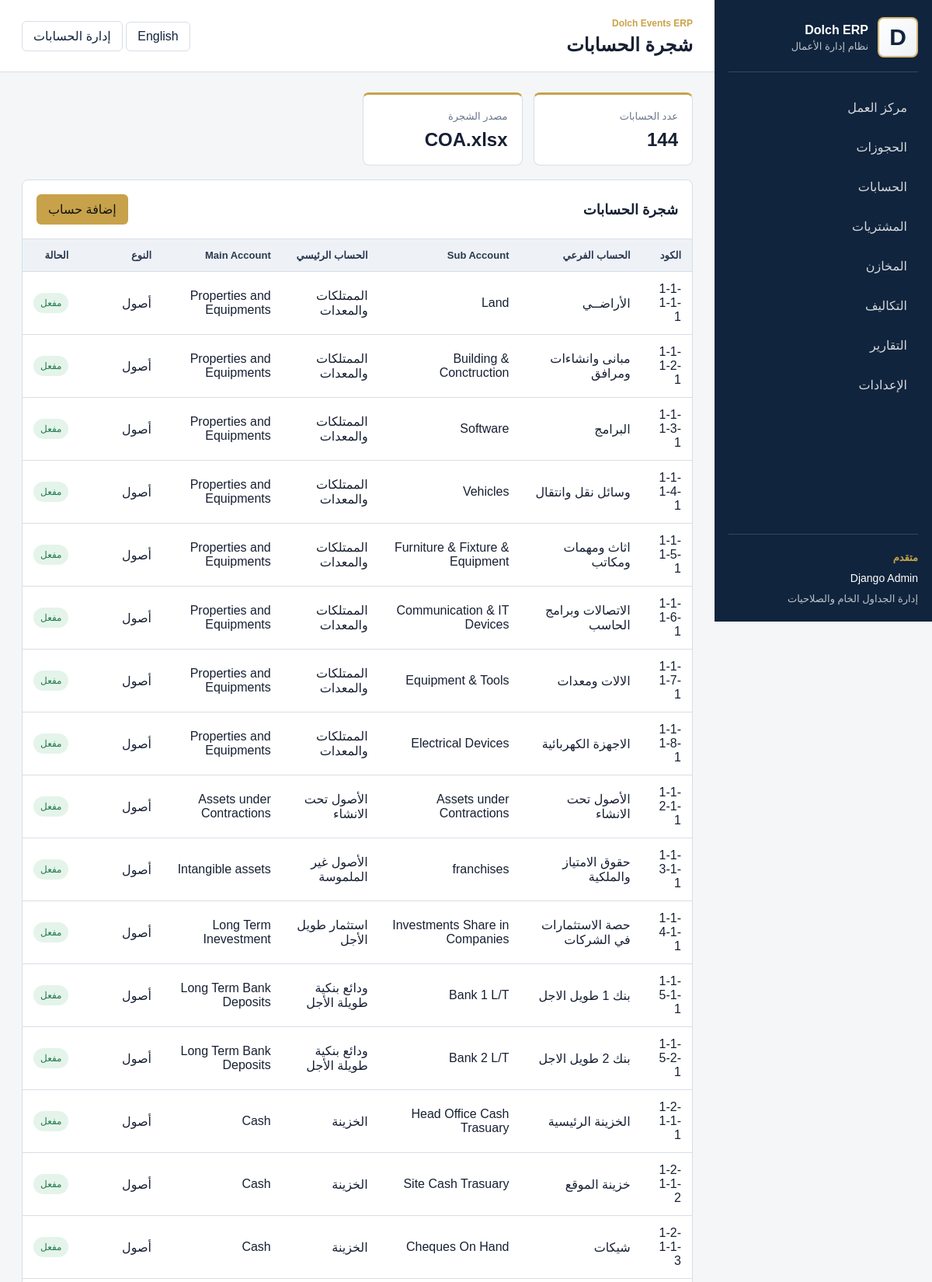
Page /accounting/accounts/ (upper part) on the committed database.
### accounting/models.py (models this page shows, shortened)
class Account(models.Model):
    class AccountType(models.TextChoices):
        ASSET = "asset", "أصول"
        LIABILITY = "liability", "التزامات"
        EQUITY = "equity", "حقوق ملكية"
        REVENUE = "revenue", "إيرادات"
        EXPENSE = "expense", "مصروفات وتكاليف"
        OTHER = "other", "أخرى"
    code = models.CharField(max_length=30, unique=True, verbose_name="كود الحساب")
    name_ar = models.CharField(max_length=180, verbose_name="اسم الحساب عربي")
    name_en = models.CharField(max_length=180, blank=True, verbose_name="اسم الحساب إنجليزي")
    main_account_ar = models.CharField(max_length=180, blank=True, verbose_name="الحساب الرئيسي عربي")
    main_account_en = models.CharField(max_length=180, blank=True, verbose_name="الحساب الرئيسي إنجليزي")
    account_type = models.CharField(
        max_length=20,
        choices=AccountType.choices,
        default=AccountType.OTHER,
        verbose_name="نوع الحساب",
    )
    parent = models.ForeignKey(
        "self",
        on_delete=models.SET_NULL,
        null=True,
        blank=True,
        related_name="children",
        verbose_name="الحساب الأب",
    )
    is_active = models.BooleanField(default=True, verbose_name="مفعل")
    created_at = models.DateTimeField(auto_now_add=True, verbose_name="تاريخ الإضافة")
    class Meta:
        verbose_name = "حساب"
        verbose_name_plural = "شجرة الحسابات"
        ordering = ["code"]

### accounting/views.py (the view)
# urls.py: path("accounts/", views.account_list, name="account_list"),
def account_list(request):
    accounts = Account.objects.all()
    stats = accounts.aggregate(total=Count("id"))
    return render(
        request,
        "accounting/account_list.html",
        {
            "page_title": "شجرة الحسابات",
            "accounts": accounts,
            "stats": stats,
        },
    )

### templates/accounting/account_list.html (shortened to what this page needs)
{% extends "base.html" %}
{% block topbar_actions %}
<a class="btn secondary" href="/admin/accounting/account/">إدارة الحسابات</a>
{% endblock %}
{% block content %}
<div class="stats-grid">
    <div class="stat-card">
        <span>عدد الحسابات</span>
        <strong>{{ stats.total }}</strong>
    </div>
    <div class="stat-card">
        <span>مصدر الشجرة</span>
        <strong>COA.xlsx</strong>
    </div>
</div>
<div class="panel">
    <div class="panel-header">
        <h2>شجرة الحسابات</h2>
        <a class="btn gold" href="/admin/accounting/account/add/">إضافة حساب</a>
    </div>
    <div class="table-scroll">
        <table class="data-table">
            <thead>
                <tr>
                    <th>الكود</th>
                    <th>الحساب الفرعي</th>
                    <th>Sub Account</th>
                    <th>الحساب الرئيسي</th>
                    <th>Main Account</th>
                    <th>النوع</th>
                    <th>الحالة</th>
                </tr>
            </thead>
            <tbody>
                {% for account in accounts %}
                <tr>
                    <td>{{ account.code }}</td>
                    <td>{{ account.name_ar }}</td>
                    <td>{{ account.name_en|default:"-" }}</td>
                    <td>{{ account.main_account_ar|default:"-" }}</td>
                    <td>{{ account.main_account_en|default:"-" }}</td>
                    <td>{{ account.get_account_type_display }}</td>
                    <td>{% if account.is_active %}<span class="badge confirmed">مفعل</span>{% else %}<span class="badge cancelled">متوقف</span>{% endif %}</td>
                </tr>
                {% empty %}
                <tr>
                    <td colspan="7">لم يتم استيراد شجرة الحسابات بعد</td>
                </tr>
                {% endfor %}
            </tbody>
        </table>
    </div>
</div>
{% endblock %}

### static/css/erp.css (style rules this page uses)
:root { --navy: #10243d; --navy-2: #173452; --gold: #c8a24a; --bg: #f4f6f8; --surface: #ffffff; --line: #d8dee7; --text: #172033; --muted: #6b778c; --success: #247a4b; --danger: #b42318; --warning: #b7791f; }
* { box-sizing: border-box; }
body { margin: 0; min-height: 100vh; background: var(--bg); color: var(--text); font-family: Arial, "Tahoma", sans-serif; direction: rtl; }
a { color: inherit; }
.stats-grid { display: grid; grid-template-columns: repeat(4, minmax(0, 1fr)); gap: 14px; margin-bottom: 18px; }
.stat-card, .panel { background: var(--surface); border: 1px solid var(--line); border-radius: 8px; }
.stat-card { padding: 18px; border-top: 3px solid var(--gold); }
.stat-card span { color: var(--muted); font-size: 13px; }
.stat-card strong { display: block; margin-top: 8px; font-size: 24px; }
.panel { overflow: hidden; }
.panel-header { display: flex; align-items: center; justify-content: space-between; gap: 14px; padding: 18px; border-bottom: 1px solid var(--line); }
.panel-header h2 { margin: 0; font-size: 18px; }
.data-table { width: 100%; border-collapse: collapse; }
.data-table th, .data-table td { padding: 13px 14px; text-align: right; border-bottom: 1px solid var(--line); vertical-align: middle; }
.data-table th { background: #eef2f6; color: #2b3850; font-size: 13px; }
.btn, button { display: inline-flex; align-items: center; justify-content: center; min-height: 38px; padding: 9px 14px; border: 1px solid transparent; border-radius: 6px; background: var(--navy); color: #fff; text-decoration: none; cursor: pointer; font: inherit; white-space: nowrap; }
.btn.secondary { background: #fff; color: var(--navy); border-color: var(--line); }
.btn.gold { background: var(--gold); color: #121212; }
.badge { display: inline-flex; align-items: center; min-height: 26px; padding: 4px 9px; border-radius: 999px; font-size: 12px; background: #e8edf4; color: #344054; }
.badge.confirmed, .status-confirmed { background: #e4f4ea; color: var(--success); }

### rows in the picture
Account: code "1-1-1-1-1", name_ar "الأراضــي", name_en "Land", main_account_ar "الممتلكات والمعدات", main_account_en "Properties and Equipments", account_type "أصول", is_active "مفعل"
Account: code "1-1-1-2-1", name_ar "مبانى وانشاءات ومرافق", name_en "Building & Conctruction", main_account_ar "الممتلكات والمعدات", main_account_en "Properties and Equipments", account_type "أصول", is_active "مفعل"
Account: code "1-1-1-3-1", name_ar "البرامج", name_en "Software", main_account_ar "الممتلكات والمعدات", main_account_en "Properties and Equipments", account_type "أصول", is_active "مفعل"
Account: code "1-1-1-4-1", name_ar "وسائل نقل وانتقال", name_en "Vehicles", main_account_ar "الممتلكات والمعدات", main_account_en "Properties and Equipments", account_type "أصول", is_active "مفعل"
Account: code "1-1-1-5-1", name_ar "اثاث ومهمات ومكاتب", name_en "Furniture & Fixture & Equipment", main_account_ar "الممتلكات والمعدات", main_account_en "Properties and Equipments", account_type "أصول", is_active "مفعل"
Account: code "1-1-1-6-1", name_ar "الاتصالات وبرامج الحاسب", name_en "Communication & IT Devices", main_account_ar "الممتلكات والمعدات", main_account_en "Properties and Equipments", account_type "أصول", is_active "مفعل"
Account: code "1-1-1-7-1", name_ar "الالات ومعدات", name_en "Equipment & Tools", main_account_ar "الممتلكات والمعدات", main_account_en "Properties and Equipments", account_type "أصول", is_active "مفعل"
Account: code "1-1-1-8-1", name_ar "الاجهزة الكهربائية", name_en "Electrical Devices", main_account_ar "الممتلكات والمعدات", main_account_en "Properties and Equipments", account_type "أصول", is_active "مفعل"
Account: code "1-1-2-1-1", name_ar "الأصول تحت الانشاء", name_en "Assets under Contractions", main_account_ar "الأصول تحت الانشاء", main_account_en "Assets under Contractions", account_type "أصول", is_active "مفعل"
Account: code "1-1-3-1-1", name_ar "حقوق الامتياز والملكية", name_en "franchises", main_account_ar "الأصول غير الملموسة", main_account_en "Intangible assets", account_type "أصول", is_active "مفعل"
Account: code "1-1-4-1-1", name_ar "حصة الاستثمارات في الشركات", name_en "Investments Share in Companies", main_account_ar "استثمار طويل الأجل", main_account_en "Long Term Inevestment", account_type "أصول", is_active "مفعل"
Account: code "1-1-5-1-1", name_ar "بنك 1 طويل الاجل", name_en "Bank 1 L/T", main_account_ar "ودائع بنكية طويلة الأجل", main_account_en "Long Term Bank Deposits", account_type "أصول", is_active "مفعل"
Account: code "1-1-5-2-1", name_ar "بنك 2 طويل الاجل", name_en "Bank 2 L/T", main_account_ar "ودائع بنكية طويلة الأجل", main_account_en "Long Term Bank Deposits", account_type "أصول", is_active "مفعل"
Account: code "1-2-1-1-1", name_ar "الخزينة الرئيسية", name_en "Head Office Cash Trasuary", main_account_ar "الخزينة", main_account_en "Cash", account_type "أصول", is_active "مفعل"
Account: code "1-2-1-1-2", name_ar "خزينة الموقع", name_en "Site Cash Trasuary", main_account_ar "الخزينة", main_account_en "Cash", account_type "أصول", is_active "مفعل"
Account: code "1-2-1-1-3", name_ar "شيكات", name_en "Cheques On Hand", main_account_ar "الخزينة", main_account_en "Cash", account_type "أصول", is_active "مفعل"

### other values in the picture
{{ page_title|default:"Work Center" }} "شجرة الحسابات"
{{ stats.total }} "144"
